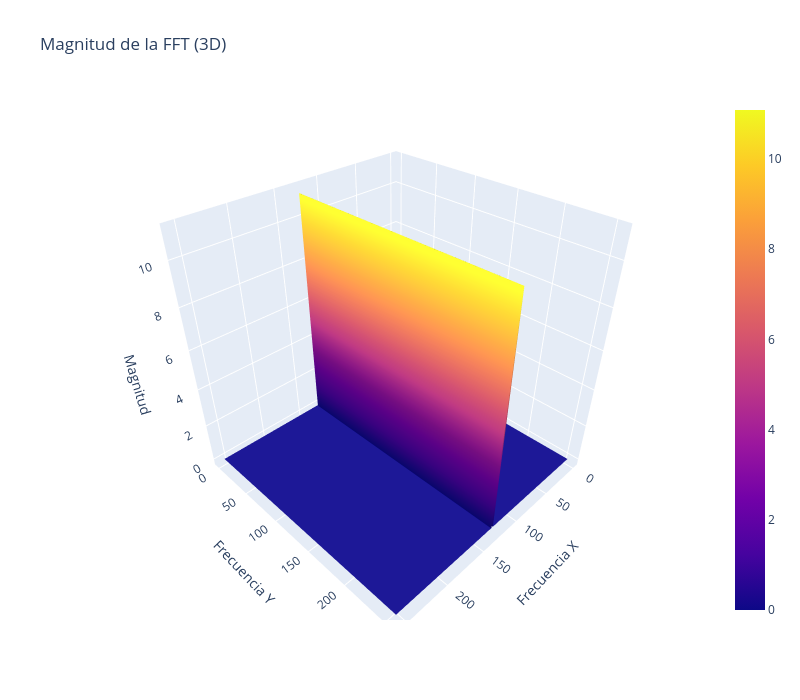

The notebook cell saved with this chart:
### Markdown cell above
- Si te moves de izquierda derecha, la imagen nunca cambia. Entonces las ondas horizontales (frecuencias verticales) que deberiamos ver es solo la frecuencia cero
- Si te moves de arriba a abajo la imagen cambia en todo momento. Todas las frecuencias horizontales estan presentes

### Code cell
x = np.arange(width)
y = np.arange(height)
X, Y = np.meshgrid(x, y)

fig = go.Figure(
    data=[
        go.Surface(
            z=magnitude,
            x=X,
            y=Y
        )
    ]
)

fig.update_layout(
    title="Magnitud de la FFT (3D)",
    scene=dict(
        xaxis_title="Frecuencia X",
        yaxis_title="Frecuencia Y",
        zaxis_title="Magnitud"
    ),
    width=800,
    height=700
)

fig.show()

### Figure 1 — Plotly figure (JSON) as saved in the notebook; plotly's stock layout.template omitted (floating-point values rounded to 4 significant figures; data arrays with more than 128 entries replaced by an {"elided": "..."} marker saying what was removed)
{"data": [{"type": "surface", "x": {"elided": "256x256 int values"}, "y": {"elided": "256x256 int values"}, "z": {"elided": "256x256 float values"}}], "layout": {"height": 700, "scene": {"xaxis": {"title": {"text": "Frecuencia X"}}, "yaxis": {"title": {"text": "Frecuencia Y"}}, "zaxis": {"title": {"text": "Magnitud"}}}, "title": {"text": "Magnitud de la FFT (3D)"}, "width": 800}}
